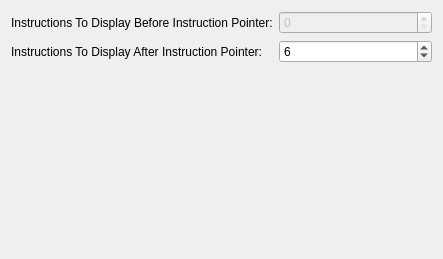
<?xml version="1.0" encoding="UTF-8"?>
<ui version="4.0">
 <class>DumpState::OptionsPage</class>
 <widget class="QWidget" name="OptionsPage">
  <property name="geometry">
   <rect>
    <x>0</x>
    <y>0</y>
    <width>443</width>
    <height>259</height>
   </rect>
  </property>
  <property name="windowTitle">
   <string>Dump State Plugin</string>
  </property>
  <layout class="QGridLayout" name="gridLayout">
   <item row="0" column="0">
    <widget class="QLabel" name="label">
     <property name="text">
      <string>Instructions To Display Before Instruction Pointer:</string>
     </property>
    </widget>
   </item>
   <item row="0" column="1">
    <widget class="QSpinBox" name="instructionsBeforeIP">
     <property name="enabled">
      <bool>false</bool>
     </property>
    </widget>
   </item>
   <item row="1" column="0">
    <widget class="QLabel" name="label_2">
     <property name="text">
      <string>Instructions To Display After Instruction Pointer:</string>
     </property>
    </widget>
   </item>
   <item row="1" column="1">
    <widget class="QSpinBox" name="instructionsAfterIP">
     <property name="value">
      <number>6</number>
     </property>
    </widget>
   </item>
   <item row="2" column="0">
    <spacer name="verticalSpacer">
     <property name="orientation">
      <enum>Qt::Vertical</enum>
     </property>
     <property name="sizeHint" stdset="0">
      <size>
       <width>20</width>
       <height>190</height>
      </size>
     </property>
    </spacer>
   </item>
  </layout>
 </widget>
 <resources/>
 <connections/>
</ui>
